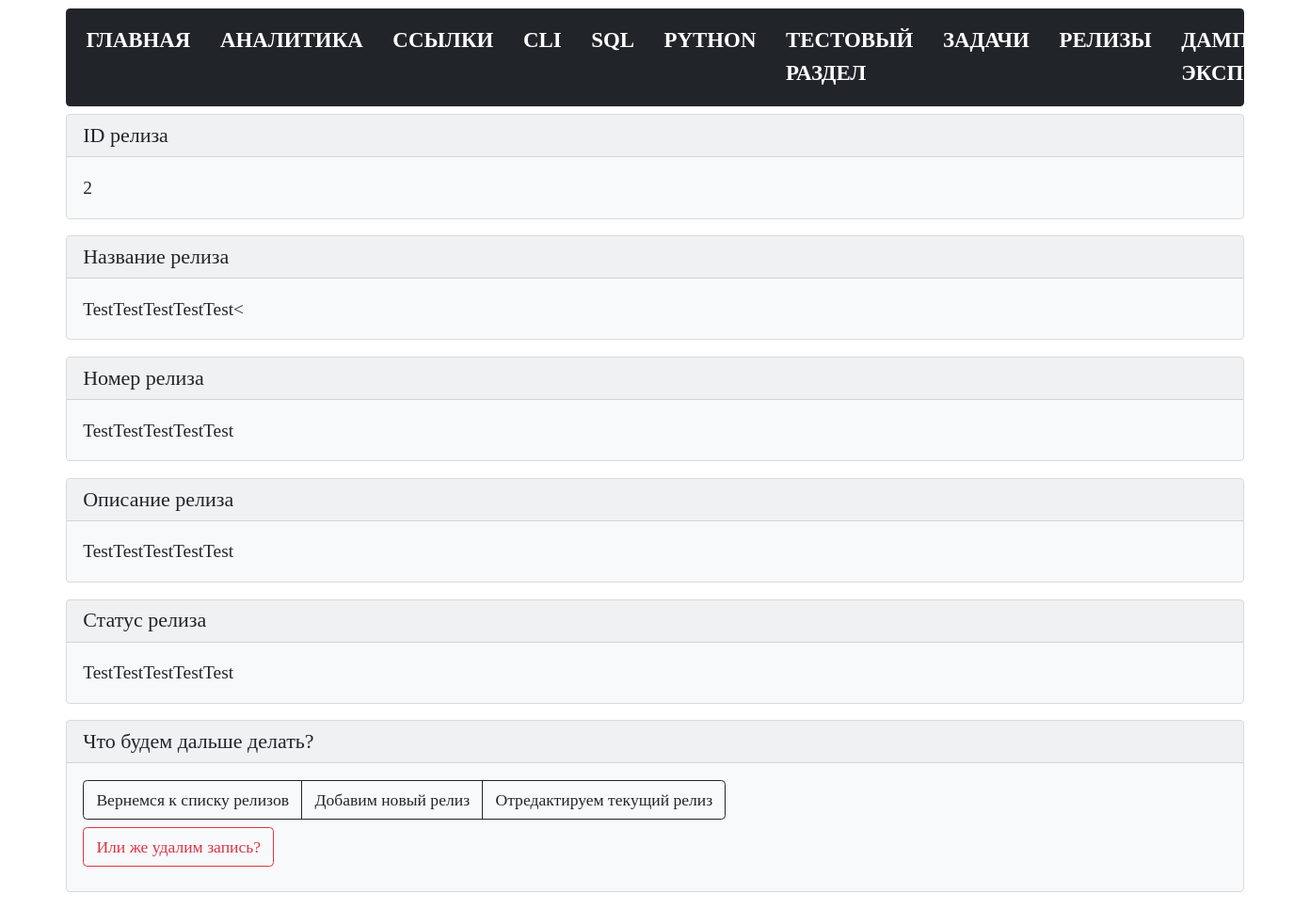
Before: /releases/view/2 with the older database file.
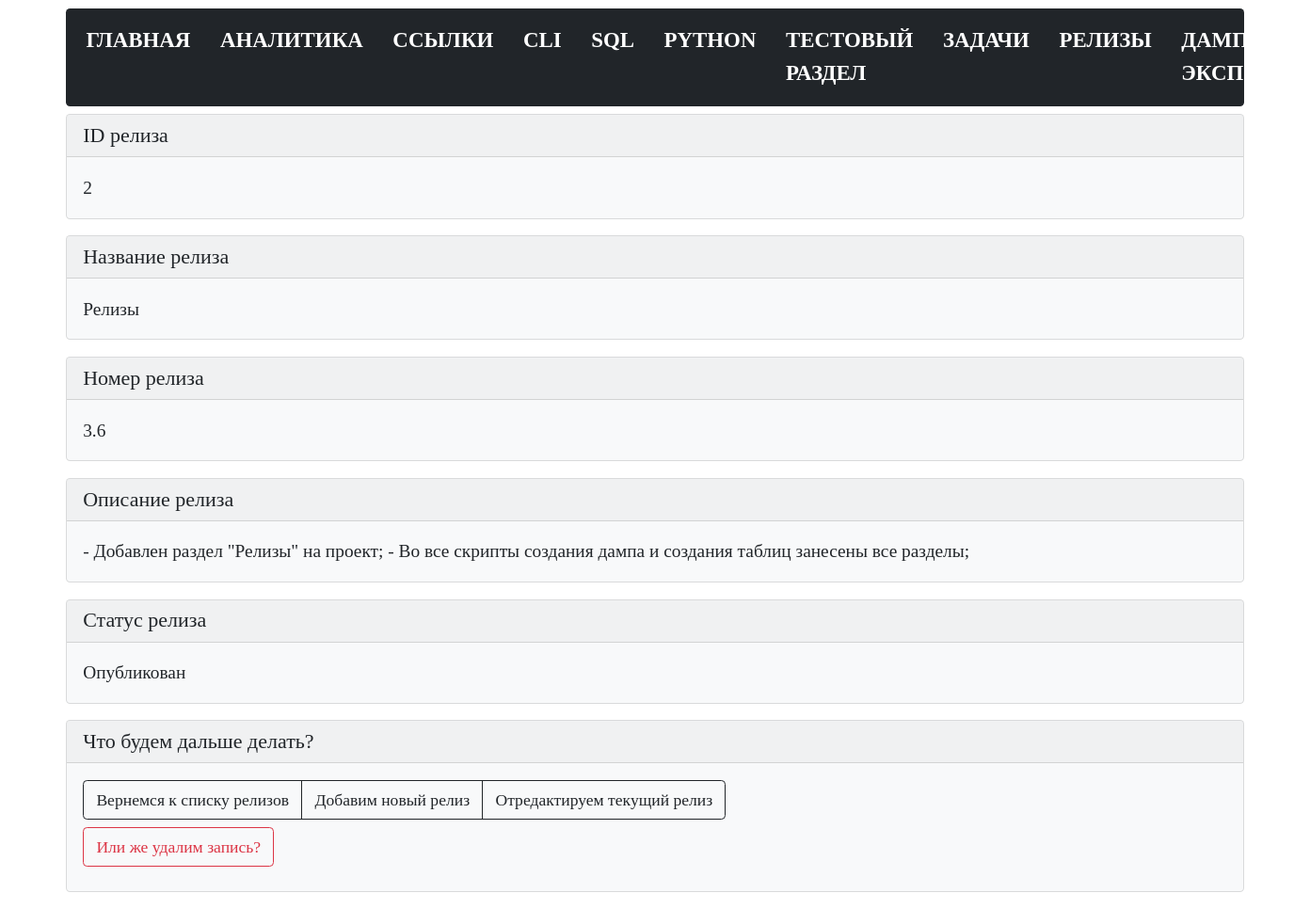
After: the same page with the newer database file.
### tables this page shows
CREATE TABLE releases (
  release_id INTEGER PRIMARY KEY AUTOINCREMENT,
  release_name TEXT NOT NULL,
  release_number TEXT NOT NULL,
  release_description TEXT NOT NULL,
  release_status TEXT NOT NULL
);

### modules/releases/view_release.py (the view)
@bp.route("/releases/view/<int:release_id>")
def view_release(release_id):
    conn = connect.get_db_connection()
    release_view = conn.execute("SELECT * FROM releases WHERE release_id = ?",
                             (release_id,)).fetchone()
    conn.close()
    return render_template("releases/view_release.html",
                           release_view=release_view)

### modules/connect.py (called while the page is built)
def get_db_connection():
    db_path = os.path.join(BASE_DIR, '../database.db')
    conn = sqlite3.connect(db_path)
    conn.row_factory = sqlite3.Row
    return conn

### templates/releases/view_release.html (shortened to what this page needs)
{% extends 'base.html' %}
{% block content %}
<div class="card text-dark bg-light mb-3">
   <div class="card-header h5">ID релиза</div>
   <div class="card-body">
      <p class="card-text">{{ release_view['release_id'] }}</p>
   </div>
</div>
<div class="card text-dark bg-light mb-3">
   <div class="card-header h5">Название релиза</div>
   <div class="card-body">
      <p class="card-text">{{ release_view['release_name'] }}</p>
   </div>
</div>
<div class="card text-dark bg-light mb-3">
   <div class="card-header h5">Номер релиза</div>
   <div class="card-body">
      <p class="card-text">{{ release_view['release_number'] }}</p>
   </div>
</div>
<div class="card text-dark bg-light mb-3">
   <div class="card-header h5">Описание релиза</div>
   <div class="card-body">
      <p class="card-text">{{ release_view['release_description'] }}</p>
   </div>
</div>
<div class="card text-dark bg-light mb-3">
   <div class="card-header h5">Статус релиза</div>
   <div class="card-body">
      <p class="card-text">{{ release_view['release_status'] }}</p>
   </div>
</div>
<div class="card text-dark bg-light mb-3">
   <div class="card-header h5">Что будем дальше делать?</div>
   <div class="card-body">
      <div class="btn-group btn-group pb-2" role="group" aria-label="...">
         <a href="{{ url_for('releases.releases') }}" class="btn btn-outline-dark">Вернемся к списку релизов
            </a>
         <a href="{{ url_for('add_release.add_release') }}" class="btn btn-outline-dark">Добавим новый релиз</a>
         <a href="{{ url_for('edit_release.edit_release', release_id=release_view['release_id']) }}"
            class="btn btn-outline-dark">Отредактируем текущий релиз</a>
      </div>
      <form action="{{ url_for('delete_release.delete_release', release_id=release_view['release_id'])}}" method="POST"
         class="pb-2">
         <input type="submit" class="btn btn-outline-danger" value="Или же удалим запись?"
            onclick="return confirm('Вы точно уверены что хотите удалить запись?')" />
      </form>
   </div>
</div>
{% endblock %}

Changed rows visible on the page:
changed releases id 2: release_name "TestTestTestTestTest<" → "Релизы"; release_number "TestTestTestTestTest" → "3.6"; release_description "TestTestTestTestTest" → "- Добавлен раздел \"Релизы\" на проект; - Во все скрипты создания дампа и создания таблиц занесены все разделы;"; release_status "TestTestTestTestTest" → "Опубликован"
